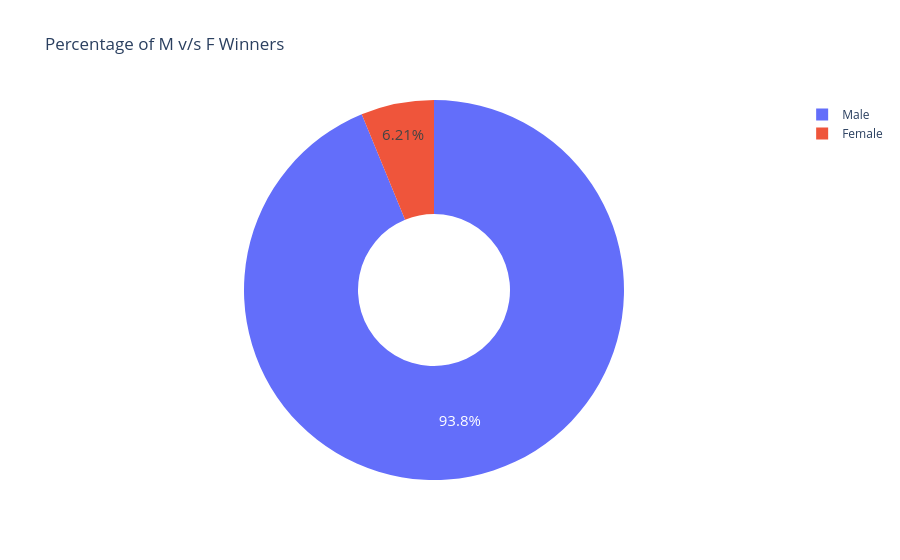

Notebook source saved alongside this figure:
### Code cell
biology = data.sex.value_counts()
fig = px.pie(labels = biology.index, values = biology.values, title = 'Percentage of M v/s F Winners', names = biology.index, hole = 0.4)

fig.update_traces(textposition = 'inside', textfont_size = 15, textinfo = 'percent')

fig.show()

### Figure 1 — Plotly figure (JSON) as saved in the notebook; plotly's stock layout.template omitted (floating-point values rounded to 4 significant figures)
{"data": [{"domain": {"x": [0, 1], "y": [0, 1]}, "hole": 0.4, "hovertemplate": "label=%{label}<br>value=%{value}<extra></extra>", "labels": ["Male", "Female"], "legendgroup": "", "name": "", "showlegend": true, "textfont": {"size": 15}, "textinfo": "percent", "textposition": "inside", "type": "pie", "values": [876, 58]}], "layout": {"legend": {"tracegroupgap": 0}, "title": {"text": "Percentage of M v/s F Winners"}}}
